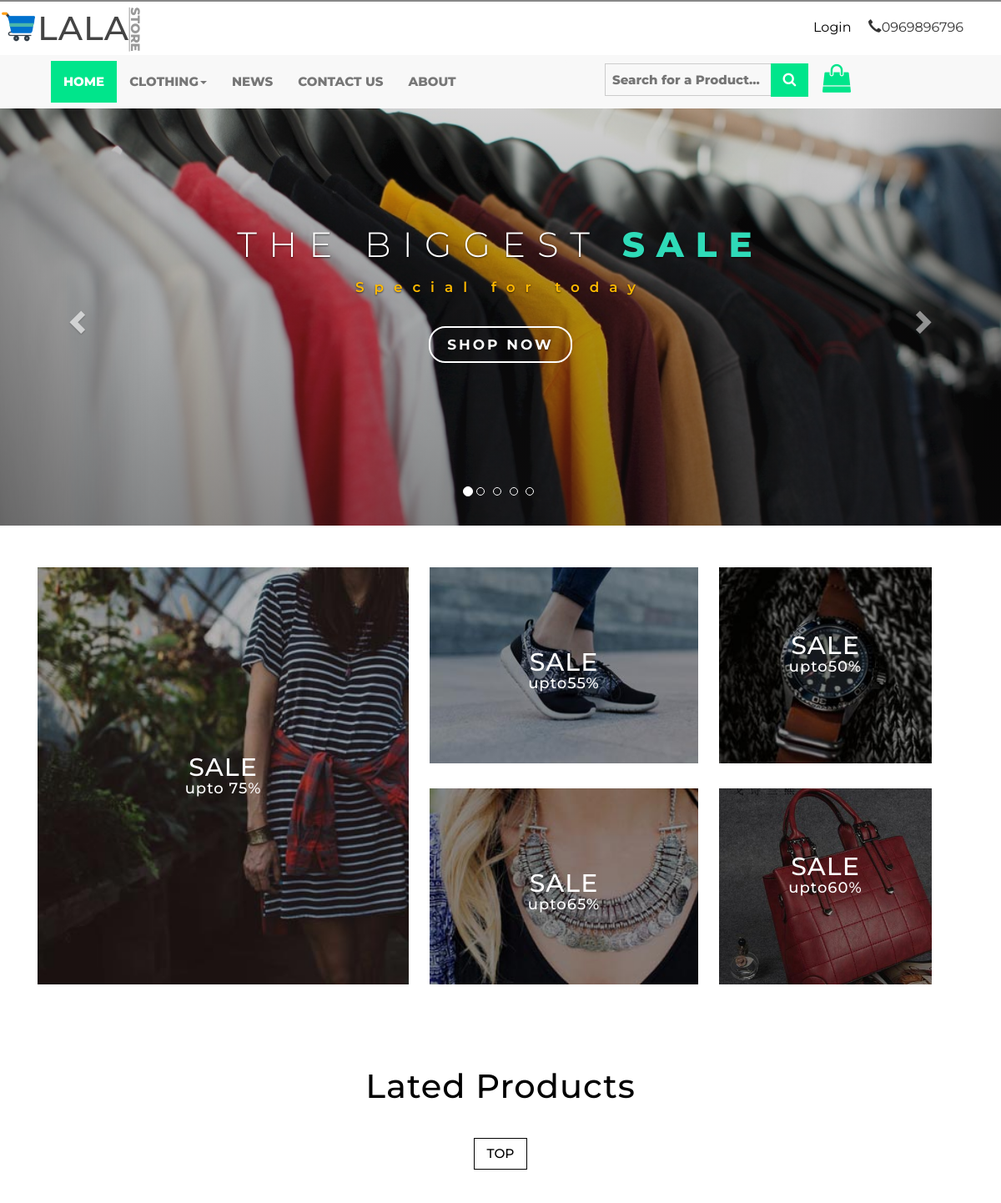
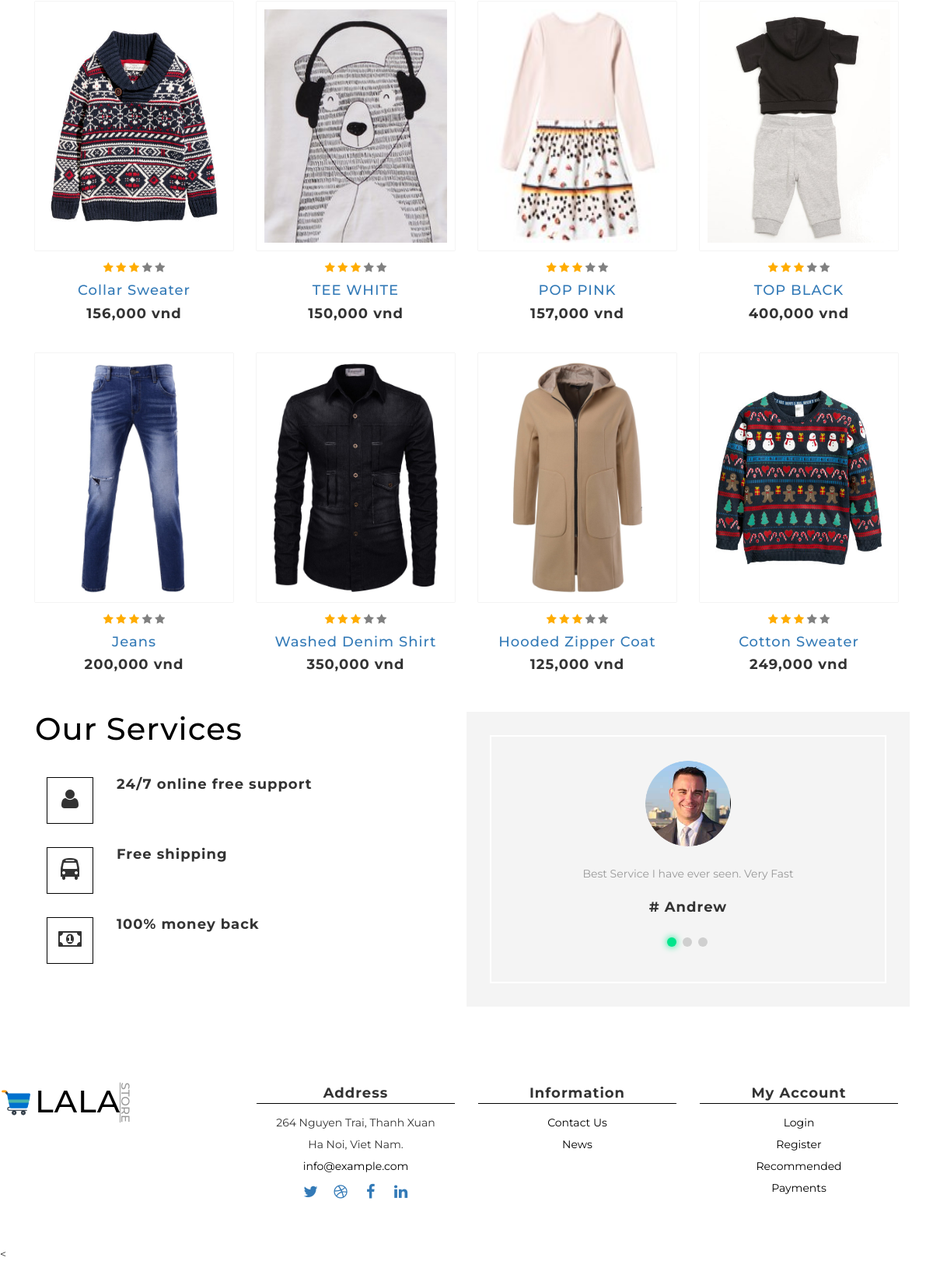
The app's page /shop/index.php with its own data (2 pictures, top to bottom).
### tables this page shows
CREATE TABLE `tbl_product` (
  `product_id` int(10) UNSIGNED NOT NULL,
  `product_title` varchar(256) NOT NULL,
  `product_price` int(10) NOT NULL,
  `product_desc` text NOT NULL,
  `product_detail` text NOT NULL,
  `product_thumb` varchar(256) NOT NULL,
  `cat_id` int(2) NOT NULL,
  `time` timestamp NOT NULL DEFAULT CURRENT_TIMESTAMP
);

### shop/application/views/layout/app.php (called while the page is built, shortened)
<?php $this->load->view('layout/header')?>
<?php $this->load->view($template) ?>

### shop/application/modules/home/controllers/Home.php (called while the page is built)
<?php
class Home extends MY_Controller{
	public function index() {
		$this->load->library('session');
		$this->load->model('HomeModel', 'HomeModel');
		$data = [];
	    $data['list_lated_product'] = $this->HomeModel->show_latest_product();
	    $data['template'] = '/home/index';
	    $this->load->view('layout/app', $data);
	}
}

### shop/index.php (called while the page is built, shortened)
<?php
require_once BASEPATH.'core/CodeIgniter.php';

### shop/application/modules/home/models/HomeModel.php (called while the page is built)
<?php
class HomeModel extends MY_Model{
	public function show_latest_product($number = 8) {
		$query = $this->db->select('*')->from('tbl_product')->order_by('time', 'DESC')->limit($number)->get();
	    return $query->result_array();
	}
}

### shop/application/modules/home/views/home/index.php (the view, shortened to what this page needs)
    <div id="myCarousel" class="carousel slide" data-ride="carousel">
        <ol class="carousel-indicators">
            <li data-target="#myCarousel" data-slide-to="0" class="active"></li>
            <li data-target="#myCarousel" data-slide-to="1" class=""></li>
            <li data-target="#myCarousel" data-slide-to="2" class=""></li>
            <li data-target="#myCarousel" data-slide-to="3" class=""></li>
            <li data-target="#myCarousel" data-slide-to="4" class=""></li>
        </ol>
        <div class="carousel-inner" role="listbox">
            <div class="item active">
                <div class="container">
                    <div class="carousel-caption wow bounceInUp">
                        <h3>The Biggest <span>Sale</span></h3>
                        <p>Special for today</p>
                        <a class="hvr-outline-out button2" href="home">Shop Now </a>
                    </div>
                </div>
            </div>
        </div>
        <a class="left carousel-control" href="#myCarousel" role="button" data-slide="prev">
            <span class="glyphicon glyphicon-chevron-left" aria-hidden="true"></span>
        </a>
        <a class="right carousel-control" href="#myCarousel" role="button" data-slide="next">
            <span class="glyphicon glyphicon-chevron-right" aria-hidden="true"></span>
        </a>
    </div>
    <div class="banner-bottom">
        <div class="container">
            <div class="col-md-5 bb-grids bb-left">
                <a href="home"><div class="bb-left-inner">
                    <h3>SALE</h3>
                    <h4>upto <span>75%</span></h4>
                </div></a>
            </div>
            <div class="col-md-4 bb-grids bb-middle">
            <a href="home"><div class="bb-middle-top">
                <h3>SALE</h3>
                <h4>upto<span>55%</span></h4>
            </div></a>
            <a href="home"><div class="bb-middle-bottom">
                <h3>SALE</h3>
                <h4>upto<span>65%</span></h4>
            </div></a>
        </div>
        <div class="col-md-3 bb-grids bb-right">
            <a href="home"><div class="bb-right-top">
                <h3>SALE</h3>
                <h4>upto<span>50%</span></h4>
            </div></a>
            <a href="home"><div class="bb-right-bottom">
                <h3>SALE</h3>
                <h4>upto<span>60%</span></h4>
            </div></a>
        </div>
        <div class="clearfix"></div>
    </div>
        </div>
 <div class="top-products">
    <div class="container">
        <h3 class="wow bounceInUp">Lated Products</h3>
        <div class="sap_tabs">
            <div id="horizontalTab">
                <ul class="resp-tabs-list">
                    <li class="resp-tab-item"><span>Top</span></li>
                </ul>
                <div class="resp-tabs-container">
                    <div class="tab-1 resp-tab-content">
                        <div class="col-md-3 top-product-grids tp1 wow slideInUp" data-wow-delay=".5s">
                            <a href="product/get_product_by_id/<?php echo($list_lated_product[0]['product_id']) ?>"><div class="product-img">
                                <img style="height: 300px;" src="public/images/<?php echo $list_lated_product[0]['product_thumb'] ?>" alt="" />
                            </div></a>
                            <i class="fa fa-star yellow-star" aria-hidden="true"></i>
                            <i class="fa fa-star yellow-star" aria-hidden="true"></i>
                            <i class="fa fa-star yellow-star" aria-hidden="true"></i>
                            <i class="fa fa-star gray-star" aria-hidden="true"></i>
                            <i class="fa fa-star gray-star" aria-hidden="true"></i>
                            <h4><a href="product/get_product_by_id/<?php echo($list_lated_product[0]["product_id"]) ?>"> <?php echo $list_lated_product[0]['product_title'] ?></a></h4>
                            <h5><?php echo number_format($list_lated_product[0]['product_price']) ?> vnd</h5>
                        </div>
                        <div class="col-md-3 top-product-grids tp2">
                            <a href="product/get_product_by_id/<?php echo($list_lated_product[1]['product_id']) ?>"><div class="product-img">
                                <img style="height: 300px;" src="public/images/<?php echo $list_lated_product[1]['product_thumb'] ?>" alt="" />
                            </div></a>
                            <i class="fa fa-star yellow-star" aria-hidden="true"></i>
                            <i class="fa fa-star yellow-star" aria-hidden="true"></i>
                            <i class="fa fa-star yellow-star" aria-hidden="true"></i>
                            <i class="fa fa-star gray-star" aria-hidden="true"></i>
                            <i class="fa fa-star gray-star" aria-hidden="true"></i>
                            <h4><a href="product/get_product_by_id/<?php echo($list_lated_product[1]["product_id"]) ?>"> <?php echo $list_lated_product[1]['product_title'] ?></a></h4>
                            <h5><?php echo number_format($list_lated_product[1]['product_price']) ?> vnd</h5>
                        </div>
                        <div class="col-md-3 top-product-grids tp3">
                            <a href="product/get_product_by_id/<?php echo($list_lated_product[2]['product_id']) ?>"><div class="product-img">
                                <img style="height: 300px;" src="public/images/<?php echo $list_lated_product[2]['product_thumb'] ?>" alt="" />
                            </div></a>
                            <i class="fa fa-star yellow-star" aria-hidden="true"></i>
                            <i class="fa fa-star yellow-star" aria-hidden="true"></i>
                            <i class="fa fa-star yellow-star" aria-hidden="true"></i>
                            <i class="fa fa-star gray-star" aria-hidden="true"></i>
                            <i class="fa fa-star gray-star" aria-hidden="true"></i>
                            <h4><a href="product/get_product_by_id/<?php echo($list_lated_product[2]["product_id"]) ?>"> <?php echo $list_lated_product[2]['product_title'] ?></a></h4>
                            <h5><?php echo number_format($list_lated_product[2]['product_price']) ?> vnd</h5>
                        </div>
                        <div class="col-md-3 top-product-grids tp4">
                            <a href="product/get_product_by_id/<?php echo($list_lated_product[3]['product_id']) ?>"><div class="product-img">
                                <img style="height: 300px;" src="public/images/<?php echo $list_lated_product[3]['product_thumb'] ?>" alt="" />
                            </div></a>
                            <i class="fa fa-star yellow-star" aria-hidden="true"></i>
                            <i class="fa fa-star yellow-star" aria-hidden="true"></i>
                            <i class="fa fa-star yellow-star" aria-hidden="true"></i>
                            <i class="fa fa-star gray-star" aria-hidden="true"></i>
                            <i class="fa fa-star gray-star" aria-hidden="true"></i>
                            <h4><a href="product/get_product_by_id/<?php echo($list_lated_product[3]["product_id"]) ?>"> <?php echo $list_lated_product[3]['product_title'] ?></a></h4>
                            <h5><?php echo number_format($list_lated_product[3]['product_price']) ?> vnd</h5>
                        </div>
                        <div class="clearfix"></div>
                        <div class="top-products-set2">
                        <div class="col-md-3 top-product-grids tp5">
                            <a href="product/get_product_by_id/<?php echo($list_lated_product[4]['product_id']) ?>"><div class="product-img">
                                <img style="height: 300px;" src="public/images/<?php echo $list_lated_product[4]['product_thumb'] ?>" alt="" />
                            </div></a>
                            <i class="fa fa-star yellow-star" aria-hidden="true"></i>
                            <i class="fa fa-star yellow-star" aria-hidden="true"></i>
                            <i class="fa fa-star yellow-star" aria-hidden="true"></i>
                            <i class="fa fa-star gray-star" aria-hidden="true"></i>
                            <i class="fa fa-star gray-star" aria-hidden="true"></i>
                            <h4><a href="product/get_product_by_id/<?php echo($list_lated_product[4]["product_id"]) ?>"> <?php echo $list_lated_product[4]['product_title'] ?></a></h4>
                            <h5><?php echo number_format($list_lated_product[4]['product_price']) ?> vnd</h5>
                        </div>
                        <div class="col-md-3 top-product-grids tp6">
                            <a href="product/get_product_by_id/<?php echo($list_lated_product[5]['product_id']) ?>"><div class="product-img">
                                <img style="height: 300px;" src="public/images/<?php echo $list_lated_product[5]['product_thumb'] ?>" alt="" />
                            </div></a>
                            <i class="fa fa-star yellow-star" aria-hidden="true"></i>
                            <i class="fa fa-star yellow-star" aria-hidden="true"></i>
                            <i class="fa fa-star yellow-star" aria-hidden="true"></i>
                            <i class="fa fa-star gray-star" aria-hidden="true"></i>
                            <i class="fa fa-star gray-star" aria-hidden="true"></i>
                            <h4><a href="product/get_product_by_id/<?php echo($list_lated_product[5]["product_id"]) ?>"> <?php echo $list_lated_product[5]['product_title'] ?></a></h4>
                            <h5><?php echo number_format($list_lated_product[5]['product_price']) ?> vnd</h5>
                        </div>
                        <div class="col-md-3 top-product-grids tp7">
                            <a href="product/get_product_by_id/<?php echo($list_lated_product[6]['product_id']) ?>"><div class="product-img">
                                <img style="height: 300px;" src="public/images/<?php echo $list_lated_product[6]['product_thumb'] ?>" alt="" />
                            </div></a>
                            <i class="fa fa-star yellow-star" aria-hidden="true"></i>
                            <i class="fa fa-star yellow-star" aria-hidden="true"></i>
                            <i class="fa fa-star yellow-star" aria-hidden="true"></i>
                            <i class="fa fa-star gray-star" aria-hidden="true"></i>
                            <i class="fa fa-star gray-star" aria-hidden="true"></i>
                            <h4><a href="product/get_product_by_id/<?php echo($list_lated_product[6]["product_id"]) ?>"><?php echo $list_lated_product[6]['product_title'] ?></a></h4>
                            <h5><?php echo number_format($list_lated_product[6]['product_price']) ?> vnd</h5>
                        </div>
                        <div class="col-md-3 top-product-grids tp4">
                            <a href="product/get_product_by_id/<?php echo($list_lated_product[7]['product_id']) ?>"><div class="product-img">
                                <img  style="height: 300px;" src="public/images/<?php echo $list_lated_product[7]['product_thumb'] ?>" alt="" />
                            </div></a>
                            <i class="fa fa-star yellow-star" aria-hidden="true"></i>
                            <i class="fa fa-star yellow-star" aria-hidden="true"></i>
                            <i class="fa fa-star yellow-star" aria-hidden="true"></i>
                            <i class="fa fa-star gray-star" aria-hidden="true"></i>
                            <i class="fa fa-star gray-star" aria-hidden="true"></i>
                            <h4><a href="product/get_product_by_id/<?php echo($list_lated_product[7]["product_id"]) ?>"><?php echo $list_lated_product[7]['product_title'] ?></a></h4>
                            <h5><?php echo number_format($list_lated_product[7]['product_price']) ?> vnd</h5>
                        </div>
                        <div class="clearfix"></div>
                        </div>
                    </div>
                </div>
            </div>
        </div>
    </div>
    <div class="fandt">
    <div class="container">
        <div class="col-md-6 features wow bounceInUp">
            <h3 class="wow ">Our Services</h3>
            <div class="support">
                <div class="col-md-2 ficon hvr-rectangle-out">
                    <i class="fa fa-user " aria-hidden="true"></i>
                </div>
                <div class="col-md-10 ftext">
                    <h4>24/7 online free support</h4>
                </div>
                <div class="clearfix"></div>
            </div>
            <div class="shipping">
                <div class="col-md-2 ficon hvr-rectangle-out">
                    <i class="fa fa-bus" aria-hidden="true"></i>
                </div>
                <div class="col-md-10 ftext">
                    <h4>Free shipping</h4>
                </div>
                <div class="clearfix"></div>
            </div>
            <div class="money-back">
                <div class="col-md-2 ficon hvr-rectangle-out">
                    <i class="fa fa-money" aria-hidden="true"></i>
                </div>
                <div class="col-md-10 ftext">
                    <h4>100% money back</h4>
                </div>
                <div class="clearfix"></div>
            </div>
        </div>
        <div class="col-md-6 testimonials wow bounceInRight">
            <div class="test-inner">
                <div class="wmuSlider example1" data-wow-delay=".5s">
                    <div class="wmuSliderWrapper">
                        <article style="position: absolute; width: 100%; opacity: 0;">
                            <div class="banner-wrap">
                                <img src="<?= base_url() ?>public/images/c1.png" alt=" " class="img-responsive" />
                                <p>Best Service I have ever seen. Very Fast</p>
                                <h4># Andrew</h4>
                            </div>
                        </article>
                    </div>
                </div>
            </div>
        </div>
        <div class="clearfix"></div>
    </div>
</div>
</body>
</html>

### records on screen
tbl_product: product_thumb (picture), product_title "Collar Sweater", product_price "156,000"
tbl_product: product_thumb (picture), product_title "TEE WHITE", product_price "150,000"
tbl_product: product_thumb (picture), product_title "POP PINK", product_price "157,000"
tbl_product: product_thumb (picture), product_title "TOP BLACK", product_price "400,000"
tbl_product: product_thumb (picture), product_title "Jeans", product_price "200,000"
tbl_product: product_thumb (picture), product_title "Washed Denim Shirt", product_price "350,000"
tbl_product: product_thumb (picture), product_title "Hooded Zipper Coat", product_price "125,000"
tbl_product: product_thumb (picture), product_title "Cotton Sweater", product_price "249,000"
